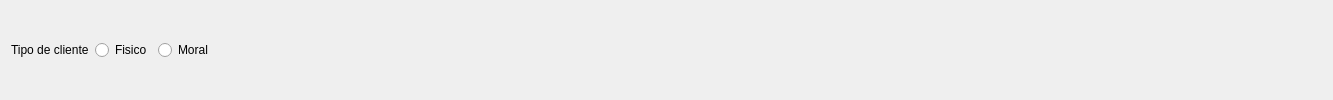
                 <widget class="QWidget" name="contenedor_opcionesclientes" native="true">
                  <property name="maximumSize">
                   <size>
                    <width>16777215</width>
                    <height>16777215</height>
                   </size>
                  </property>
                  <layout class="QGridLayout" name="gridLayout_14">
                   <item row="0" column="0">
                    <widget class="QLabel" name="etiqueta_wpc_tipo_cliente">
                     <property name="minimumSize">
                      <size>
                       <width>0</width>
                       <height>0</height>
                      </size>
                     </property>
                     <property name="text">
                      <string>Tipo de cliente</string>
                     </property>
                    </widget>
                   </item>
                   <item row="0" column="1">
                    <widget class="QRadioButton" name="btnRadio_wpc_clienteFisico">
                     <property name="minimumSize">
                      <size>
                       <width>0</width>
                       <height>0</height>
                      </size>
                     </property>
                     <property name="text">
                      <string>Fisico</string>
                     </property>
                    </widget>
                   </item>
                   <item row="0" column="2">
                    <widget class="QRadioButton" name="btnRadio_wpc_clienteMoral">
                     <property name="minimumSize">
                      <size>
                       <width>0</width>
                       <height>0</height>
                      </size>
                     </property>
                     <property name="text">
                      <string>Moral</string>
                     </property>
                    </widget>
                   </item>
                   <item row="0" column="3">
                    <spacer name="horizontalSpacer_7">
                     <property name="orientation">
                      <enum>Qt::Orientation::Horizontal</enum>
                     </property>
                     <property name="sizeHint" stdset="0">
                      <size>
                       <width>1109</width>
                       <height>20</height>
                      </size>
                     </property>
                    </spacer>
                   </item>
                  </layout>
                 </widget>
